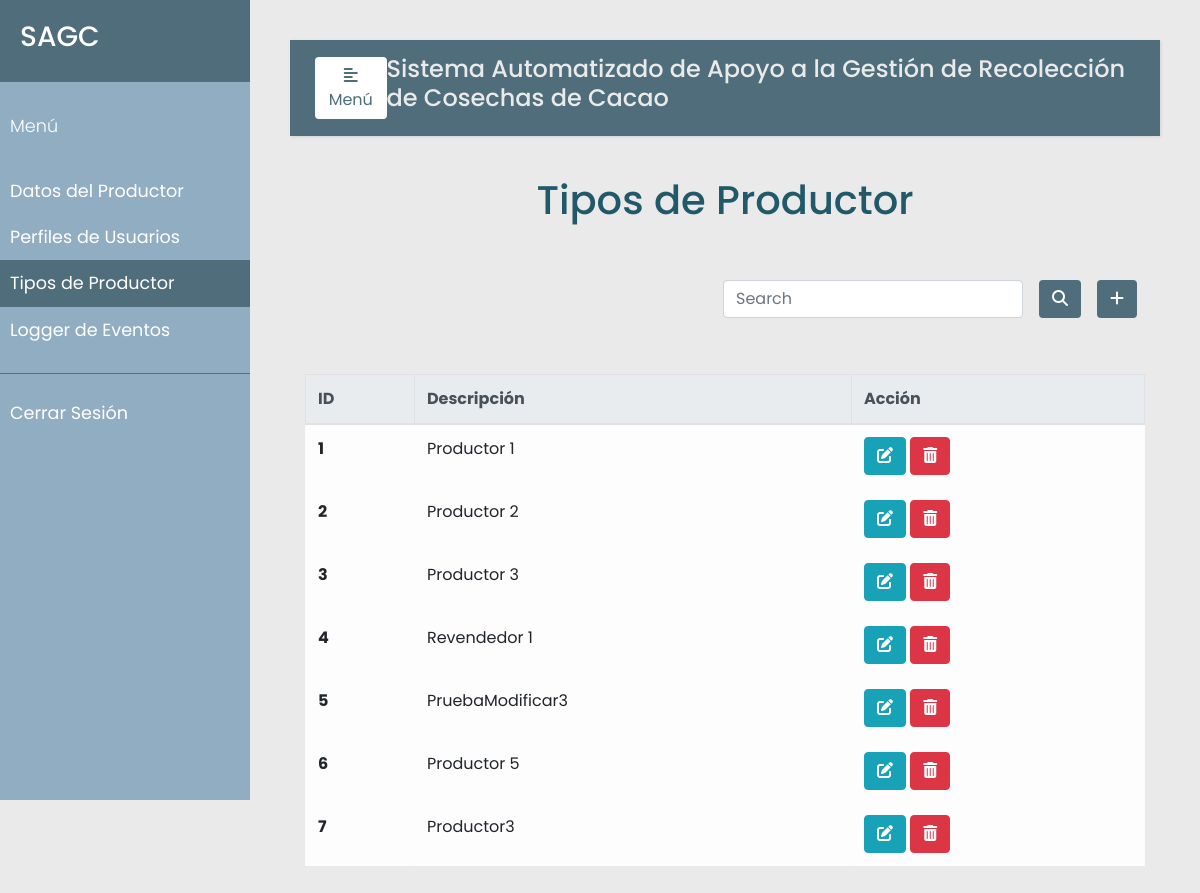
Screenshot of /update_tipo_productor/5 (signed in) with the database file from the repository.
### models.py (models this page shows, shortened)
class TipoProductor(db.Model):
    __tablename__ = 'tipo_prod'
    id = db.Column(db.Integer, primary_key=True)
    descripcion = db.Column(db.String(120), nullable=False, unique=True)
    producer = db.relationship('Productor', backref='tipo_productor', lazy=True)

### app.py (the view, shortened to what this page needs)
@app.route('/update_tipo_productor/<int:id>', methods=['GET', 'POST'])
@login_required
def update_tipo_productor(id):
    error=None
    tipo_prod = TipoProductor.query.all()
    type_to_update = TipoProductor.query.get_or_404(id)
    return render_template("tipo_productor.html", error=error, admin=session['rol_admin'], tipo_prod=tipo_prod)

### app.py (called while the page is built)
def login_required(f):
    @wraps(f)
    def wrap(*args, **kwargs):
        if 'logged_in' in session:
            return f(*args, **kwargs)
        else:
            flash('Necesitas iniciar sesión primero')
            return redirect(url_for('login'))
    return wrap

### templates/tipo_productor.html (shortened to what this page needs)
{% extends "base.html" %}
{% block navbar %}
<li class="nav-item">
    <a class="nav-link" href="{{url_for('productor')}}">Datos del Productor</a>
</li>
<li class="nav-item">
    <a class="nav-link" href="{{url_for('perfiles')}}">Perfiles de Usuarios</a>
</li>
<li class="nav-item active">
  <a class="nav-link" href="{{url_for('tipo_productor')}}">Tipos de Productor<span class="sr-only">(current)</span></a>
</li>
<li class="nav-item">
    <a class="nav-link" href="{{url_for('eventos')}}">Logger de Eventos</a>
</li>
{% endblock %}
{% block sesion %}
<li class="nav-item">
  <a class="nav-link" href="{{url_for('logout')}}">Cerrar Sesión</a>
</li>
{% endblock %}
{% block content %}
    <div class="container h-100">
        <p class="text-center h1 fw-bold mb-5 mx-1 mx-md-4 mt-4">Tipos de Productor</p>
        <div class="d-flex flex-row-reverse bd-highlight">
            <div class="p-2 bd-highlight">
              <button type="button" class="btn" style="color:#fff; background-color:#4F6D7A;" data-toggle="modal" data-target="#exampleModalLong">
                <i class="fa-solid fa-plus"></i>
              </button>
            </div>
            <div class="p-2 bd-highlight" style="display:flex; align-content: flex-end;">
              <form action='/search_tipo_productor' method="post" class="form-inline" style="justify-content: flex-end">
                <input class="form-control mr-3 w-75" type="text" placeholder="Search" aria-label="Buscar" name="search_tipo_productor">
                <button type="submit" id="search_tipo_productor" name="action-type" value="search" class="btn" style="color:#fff; background-color:#4F6D7A;">
                  <i class="fas fa-search" aria-hidden="true"></i>
                </button>
              </form>
            </div>
          </div>
        <br/>
        <br>
        <table class="table table-bordered table-light table-hover">
          <thead class="thead-light">
            <tr>
              <th scope="col">ID</th>
              <th scope="col">Descripción</th>
              <th scope="col">Acción</th>
            </tr>
          </thead>
          <tbody>
            {% for u in tipo_prod %}
            <tr>
              <th scope="row">{{u.id}}</th>
              <td>{{u.descripcion}}</td>
              <td>
                <button type="button" class="btn btn-info" data-toggle="modal" data-target="#edit-modal-{{u.id}}">
                  <i class="fas fa-edit"></i>
                </button>
                <button type="button" class="btn btn-danger" data-toggle="modal" data-target="#delete-modal-{{u.id}}">
                  <i class="fas fa-trash-alt"></i>
                </button>
              </td>
            </tr>
            {% endfor %}
          </tbody>
        </table>
    </div>
{% endblock %}

### static/css/styles.css (style rules this page uses)
body { font-family: 'Poppins', sans-serif; background: #EAEAEA; }
p { font-family: 'Poppins', sans-serif; font-size: 1.1em; font-weight: 300; line-height: 1.7em; color: #215968; }
a, a:hover, a:focus { color: inherit; text-decoration: none; transition: all 0.3s; }
#sidebar ul li a { padding: 10px; font-size: 1.1em; display: block; }
#sidebar ul li.active>a, a[aria-expanded="true"] { color: #fff; background: #4F6D7A; }

### rows the page displays
TipoProductor: id "1", descripcion "Productor 1"
TipoProductor: id "2", descripcion "Productor 2"
TipoProductor: id "3", descripcion "Productor 3"
TipoProductor: id "4", descripcion "Revendedor 1"
TipoProductor: id "5", descripcion "PruebaModificar3"
TipoProductor: id "6", descripcion "Productor 5"
TipoProductor: id "7", descripcion "Productor3"
